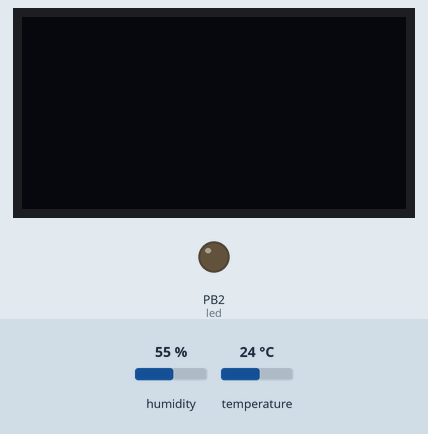
Recording of a program running on a simulated pyboard running MicroPython. Parts: 128×64 one-colour display, output pins drawn as LEDs (lit = HIGH). The inputs (shaded band) are chosen by the test bench; at power-on: humidity 55 %, temperature 24 °C. WiFi joins after 1.5 s; requests to the public web service named in the program get a made-up reply in its usual format after 0.4 s (London, UTC, broken clouds, 64 % humidity, 1013 hPa unless stated); library files of the repository ran but are not shown: ssd1306.py; what the program prints to the serial console is not drawn.

Above: at 2.7 s.
2.8 s: humidity set to 22 %
At 17.7 s:
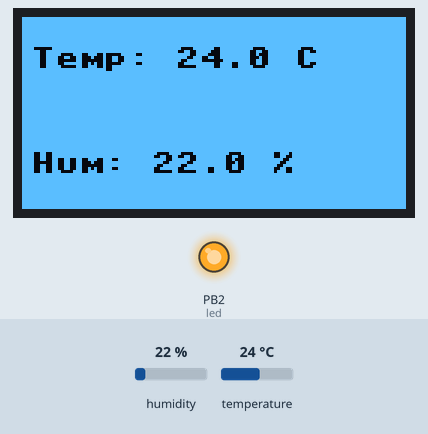
25.3 s: temperature set to 12 °C
At 33.6 s:
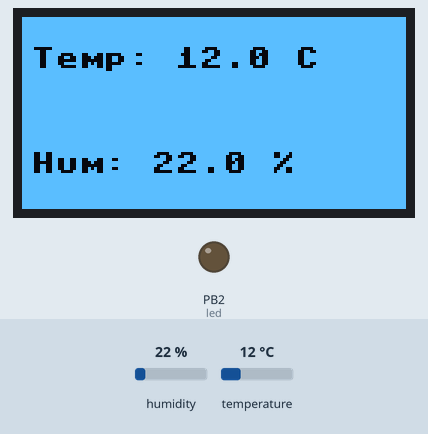
Timing chart, 0 to 49.4 s (numbered marks = the images above; inputs shaded):
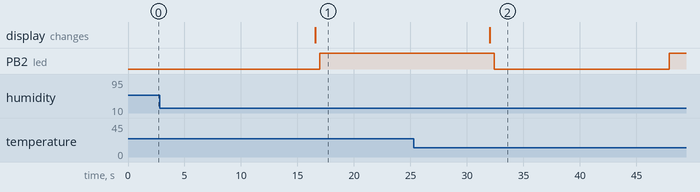

The program:

Dht__oled-Thinkspeak__project_.py
```python
from machine import Pin, I2C
import network
import wifi_credentials
import urequests
import dht
import time
import ssd1306

ssid = "wifi name"
password = "wifi password"

# Create objects:
led = Pin(18, Pin.OUT)
d = dht.DHT22(Pin(15))
i2c = I2C(scl=Pin(22), sda=Pin(21))
oled = ssd1306.SSD1306_I2C(128, 64, i2c)

# Configure the ESP32 wifi as STAtion
sta = network.WLAN(network.STA_IF)
if not sta.isconnected():
  print('connecting to network...')
  sta.active(True)
  sta.connect(wifi_credentials.ssid, wifi_credentials.password)
  while not sta.isconnected():
    pass
print('network config:', sta.ifconfig())


# Constants and variables:
HTTP_HEADERS = {'Content-Type': 'application/json'}
THINGSPEAK_WRITE_API_KEY = 'enter your api from thing speak'
UPDATE_TIME_INTERVAL = 15000  # in ms
last_update = time.ticks_ms()

# Main loop:
while True:
    if time.ticks_ms() - last_update >= UPDATE_TIME_INTERVAL:
        d.measure()
        t = d.temperature()
        h = d.humidity()

        # Show DHT data on OLED display:
        oled.fill(0)
        oled.text("Temp: {} C".format(t), 3, 10)
        oled.text("Hum: {} %".format(h), 3, 45)
        oled.show()
        oled.invert(1)

        dht_readings = {'field1':t, 'field2':h}
        request = urequests.post(
          'http://api.thingspeak.com/update?api_key=' +
          THINGSPEAK_WRITE_API_KEY,
          json = dht_readings,
          headers = HTTP_HEADERS )
        request.close()
        print(dht_readings)

        led.value(not led.value())
        last_update = time.ticks_ms()
```

wifi_credentials.py
```python
ssid = "enter your wifi name"
password = "enter your wifi password"
```

Measured:
- after the input at 2.8 s, the display: changes after 13.8 s (image 1)
- after the input at 25.3 s, the display: changes after 6.7 s (image 2)
